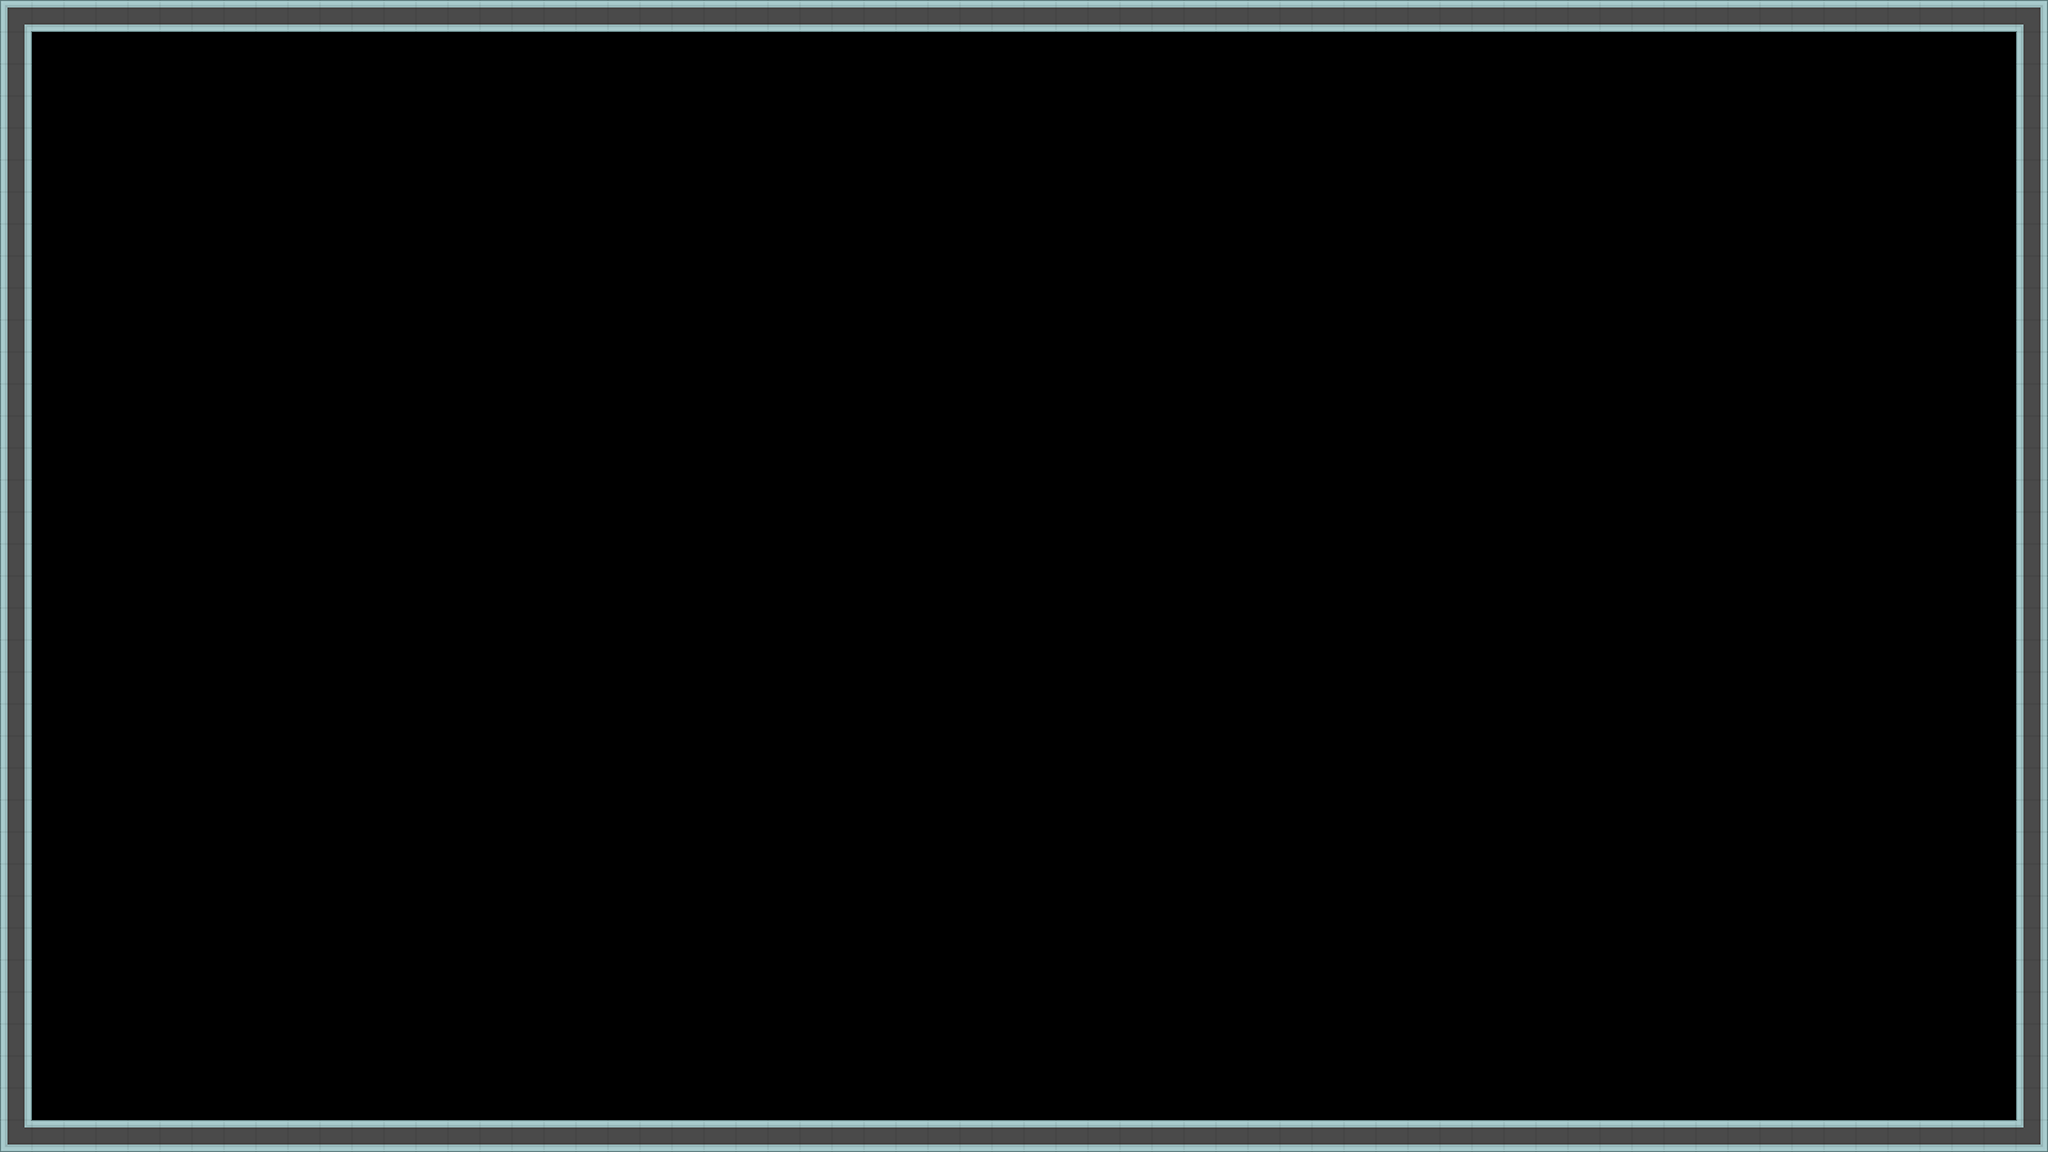

Below is a game level as drawn by its tile map, then a one-line description and the .tmx that defines it (tile-layer data replaced by summaries):
An orthogonal 64x36 tile map with 32x32 px tiles, 1 tile layer (walls), 3 hidden layers not drawn and 22 objects.

<map version="1.0" orientation="orthogonal" renderorder="right-down" width="64" height="36" tilewidth="32" tileheight="32" nextobjectid="82">
 <tileset firstgid="1" name="topdown" tilewidth="32" tileheight="32" spacing="5" tilecount="540" columns="27">
  <image source="topdown.png" width="994" height="735" />
 </tileset>
 <layer name="floor" width="64" height="36" visible="0">
  <data>[2304 cells, 2304 non-empty, 4 distinct tile ids]</data>
 </layer>
 <layer name="bgassets" width="64" height="36" visible="0">
  <data>[2304 cells, 0 non-empty, 0 distinct tile ids]</data>
 </layer>
 <layer name="walls" width="64" height="36">
  <data>[2304 cells, 196 non-empty, 6 distinct tile ids]</data>
 </layer>
 <layer name="foregroundassets" width="64" height="36" visible="0">
  <data>[2304 cells, 0 non-empty, 0 distinct tile ids]</data>
 </layer>
 <objectgroup name="testobjects" visible="0">
  <object id="2" gid="538" x="405" y="324" width="32" height="32" />
  <object id="3" gid="538" x="839" y="545" width="32" height="32" />
  <object id="4" gid="538" x="512" y="573" width="32" height="32" />
  <object id="5" gid="538" x="704" y="403" width="32" height="32" />
  <object id="6" gid="538" x="484" y="791" width="32" height="32" />
  <object id="7" gid="538" x="847" y="910" width="32" height="32" />
  <object id="8" gid="538" x="247" y="640" width="32" height="32" />
  <object id="20" gid="538" x="1774" y="914" width="32" height="32" />
  <object id="21" gid="538" x="1772" y="876" width="32" height="32" />
  <object id="22" gid="538" x="1771" y="830" width="32" height="32" />
  <object id="23" gid="538" x="1769" y="784" width="32" height="32" />
  <object id="24" gid="538" x="1819" y="783" width="32" height="32" />
  <object id="25" gid="538" x="1865" y="786" width="32" height="32" />
  <object id="26" gid="538" x="1862" y="738" width="32" height="32" />
  <object id="27" gid="538" x="1854" y="685" width="32" height="32" />
  <object id="28" gid="538" x="1808" y="676" width="32" height="32" />
  <object id="29" gid="538" x="1759" y="682" width="32" height="32" />
  <object id="30" gid="538" x="1772" y="715" width="32" height="32" />
  <object id="32" gid="538" x="1813" y="745" width="32" height="32" />
  <object id="33" gid="538" x="1732" y="745" width="32" height="32" />
  <object id="34" gid="538" x="1718" y="791" width="32" height="32" />
  <object id="81" gid="458" x="1109.33" y="920" width="32" height="32" />
 </objectgroup>
 <objectgroup name="caracter" visible="0" />
</map>
